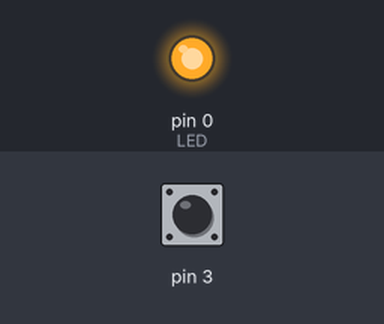
Simulated run of this sketch. Board: Arduino Uno, built with avr-gcc and run on an emulated ATmega328P. Parts: output pins drawn as LEDs (lit = HIGH). The inputs (shaded band) are chosen by the test bench; at power-on: pin 3 HIGH.

Above: at 1.2 s.
1.3 s: pin 3 pulled LOW for 3.2 s
At 9.0 s:
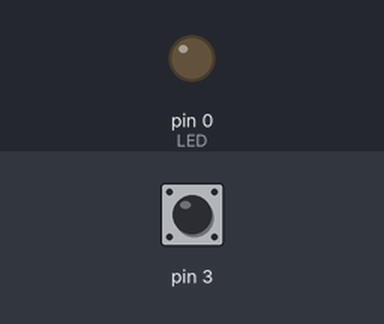
Timing chart, 0 to 12.0 s (numbered marks = the images above; inputs shaded):
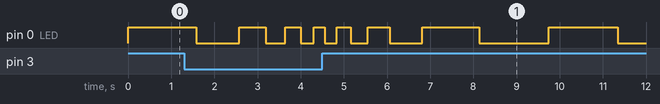

The sketch:

marquee_letter.ino
```cpp
#include <CapacitiveSensor.h>

CapacitiveSensor   cs = CapacitiveSensor(4,3);
float progress = 0;
int lowerThreshold = 10;
int higherThreshold = 500;
float cycleTime = higherThreshold;

int LED = 0;

void setup() {
  // put your setup code here, to run once:
  cs.set_CS_AutocaL_Millis(0xFFFFFFFF);

}

void loop() {
  // put your main code here, to run repeatedly:
  long reading =  cs.capacitiveSensor(30);
  if (reading > 150) {
    if (cycleTime > lowerThreshold + 1) cycleTime -= (cycleTime - lowerThreshold) / (higherThreshold - lowerThreshold);
  }
  else {
    if (cycleTime < higherThreshold - 1) cycleTime += (cycleTime - lowerThreshold) / (higherThreshold - lowerThreshold);
  }
  float degree = PI / cycleTime;
  progress += degree;
  int brightness = (sin(progress) + 1) * 255 / 2;
  // if (cycleTime <= threshold) analogWrite(LED, 255);
  analogWrite(LED, brightness);
}
```
